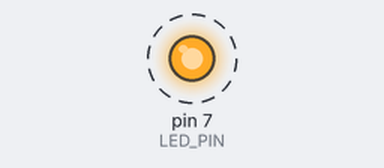
Simulated run of this sketch. Board: Arduino Uno, built with avr-gcc and run on an emulated ATmega328P. On the bench: output pins drawn as LEDs (lit = HIGH). Dashed ring = blinking.

Above: at 0.07 s.
Timing chart, 0 to 3.0 s (numbered marks = the images above):
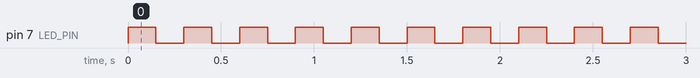

The sketch:

_2_codigo_arduino.ino
```cpp
namespace Config {
  constexpr int LED_PIN    = 7;
  constexpr int INTERVAL_MS = 150;
}

void setup() {
  pinMode(Config::LED_PIN, OUTPUT);
}

void loop() {
  digitalWrite(Config::LED_PIN, HIGH);
  delay(Config::INTERVAL_MS);
  digitalWrite(Config::LED_PIN, LOW);
  delay(Config::INTERVAL_MS);
}
```

Measured:
- by itself, pin 7 (LED_PIN): alternates HIGH for 0.15 s and LOW for 0.15 s
